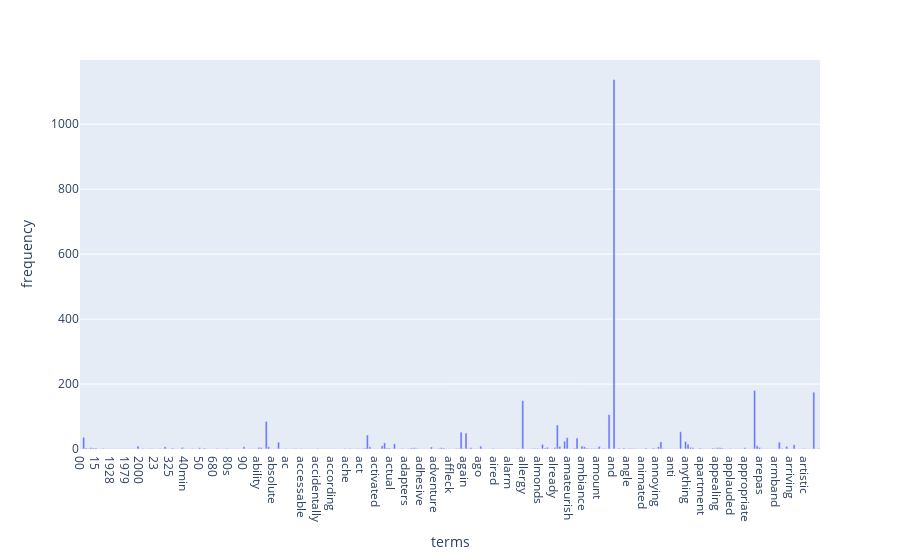

The notebook cell saved with this chart:
### Code cell
# (Exercise 13) interactive visualization of term frequencies distribution.

df_ = {"terms": list(count_vect.get_feature_names_out()[:300]),
      "frequency": list(term_frequencies[:300])}
fig = px.bar(df_, x = 'terms', y = 'frequency')  
fig.show()

### Figure 1 — Plotly figure (JSON) as saved in the notebook; plotly's stock layout.template omitted (floating-point values rounded to 4 significant figures; data arrays with more than 128 entries replaced by an {"elided": "..."} marker saying what was removed)
{"data": [{"alignmentgroup": "True", "hovertemplate": "terms=%{x}<br>frequency=%{y}<extra></extra>", "legendgroup": "", "marker": {"color": "#636efa", "pattern": {"shape": ""}}, "name": "", "offsetgroup": "", "orientation": "v", "showlegend": false, "textposition": "auto", "type": "bar", "x": {"elided": "300 str values"}, "xaxis": "x", "y": {"elided": "300 int values"}, "yaxis": "y"}], "layout": {"barmode": "relative", "legend": {"tracegroupgap": 0}, "margin": {"t": 60}, "xaxis": {"anchor": "y", "domain": [0, 1], "title": {"text": "terms"}}, "yaxis": {"anchor": "x", "domain": [0, 1], "title": {"text": "frequency"}}}}
